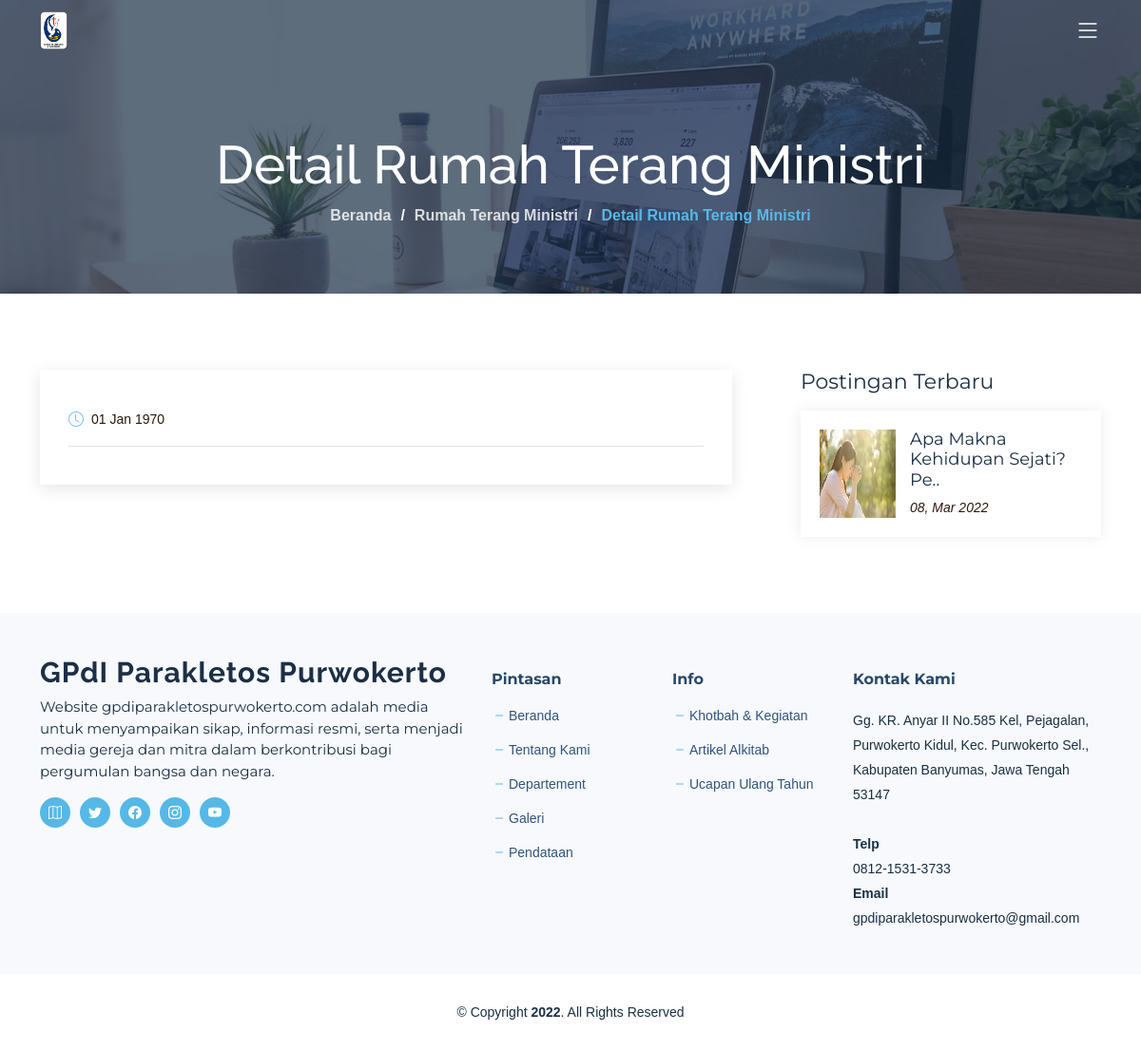
The app's page /rutemi_details.php with its own data.
### tables this page shows
CREATE TABLE `konfigurasi` (
  `id_konfigurasi` int(11) NOT NULL,
  `nama_website` text NOT NULL,
  `favicon_website` text NOT NULL,
  `logo_website` text NOT NULL,
  `alamat_website` text NOT NULL,
  `tentang_website` text NOT NULL,
  `no_wa` text NOT NULL,
  `email_website` text NOT NULL,
  `link_video` longtext NOT NULL,
  `link_twitter` text NOT NULL,
  `link_facebook` text NOT NULL,
  `link_instagram` text NOT NULL,
  `link_youtube` text NOT NULL,
  `link_gmaps` text NOT NULL
);

CREATE TABLE `dep_rutemi` (
  `id_rutemi` int(11) NOT NULL,
  `judul_rutemi` text NOT NULL,
  `tanggal_rutemi` date NOT NULL DEFAULT current_timestamp(),
  `gambar_rutemi` longtext NOT NULL,
  `isi_rutemi` longtext NOT NULL
);

### rutemi_details.php (the view, shortened to what this page needs)
<?php include 'komponen/header.php';?>
  <main id="main">
    <div class="breadcrumbs d-flex align-items-center" style="background-image: url('assets/img/blog-header.jpg');">
      <div class="container position-relative d-flex flex-column align-items-center">
        <h2>Detail Rumah Terang Ministri</h2>
        <ol>
          <li><a href="index.php">Beranda</a></li>
          <li><a href="rutemi.php">Rumah Terang Ministri</a></li>
          <li>Detail Rumah Terang Ministri</li>
        </ol>
      </div>
    </div>
    <section id="blog" class="blog">
      <div class="container" data-aos="fade-up">
        <div class="row g-5">
          <div class="col-lg-8" data-aos="fade-up" data-aos-delay="200">
            <article class="blog-details">
              <div class="post-img">
              </div>
              <div class="meta-top">
                <ul>
                  <li class="d-flex align-items-center"><i class="bi bi-clock"></i> <a href="rutemi_details.php"><time datetime="2020-01-01"><?php echo date('d M Y', strtotime($blog_results['tanggal_rutemi'])) ?></time></a></li>
                </ul>
              </div>
              <div class="meta-bottom">
              </div>
            </article>
          </div>
          <div class="col-lg-4" data-aos="fade-up" data-aos-delay="400">
            <div class="sidebar ps-lg-4">
              <div class="sidebar-item recent-posts">
                <h3 class="sidebar-title">Postingan Terbaru</h3>
                <div class="mt-3">
                <?php
                  $query_rutemi  = "SELECT * FROM dep_rutemi ORDER BY id_rutemi DESC LIMIT 4";
                  $res_rutemi = mysqli_query($con,$query_rutemi);
                  while($results_rutemi = mysqli_fetch_assoc($res_rutemi)){
                    $judul_rutemi = $results_rutemi['judul_rutemi'];
                    $d_date_rutemi = date('d, M Y', strtotime($results_rutemi['tanggal_rutemi']));
                ?>
                  <div class="post-item mt-3">
                    <img src="dashboard/data_gambar/<?php echo $results_rutemi['gambar_rutemi']; ?>" alt="" class="flex-shrink-0">
                    <div>
                      <h4><a href="rutemi_details.php?id_rutemi=<?php echo $results_rutemi['id_rutemi']; ?>" target="_blank" title="<?php echo $judul_rutemi; ?>"><?php echo substr($judul_rutemi, 0,30); ?>..</a></h4>
                      <time datetime="2020-01-01"><?php echo $d_date_rutemi; ?></time>
                    </div>
                  </div>
                <?php } ?>
                </div>
              </div>
            </div>
          </div>
        </div>
      </div>
    </section>
  </main>
  <?php include 'komponen/footer.php';?>
</body>
</html>

### komponen/header.php (shortened to what this page needs)
<?php
    require 'connect_db.php';
    $query  = "SELECT * FROM konfigurasi WHERE id_konfigurasi=1";
    $result  = mysqli_query($con,$query);
    $results = mysqli_fetch_assoc($result);
?>
<!DOCTYPE html>
<html lang="en">
<head>
  <link href="assets/vendor/bootstrap/css/bootstrap.min.css" rel="stylesheet">
  <link href="assets/vendor/bootstrap-icons/bootstrap-icons.css" rel="stylesheet">
  <link href="assets/vendor/aos/aos.css" rel="stylesheet">
  <link href="assets/vendor/glightbox/css/glightbox.min.css" rel="stylesheet">
  <link href="assets/vendor/swiper/swiper-bundle.min.css" rel="stylesheet">
  <link href="assets/vendor/remixicon/remixicon.css" rel="stylesheet">
  <link href="assets/css/main.css" rel="stylesheet">
  <link href="assets/css/modal.css" rel="stylesheet">
</head>
<body class="page-index">
  <header id="header" class="header d-flex align-items-center fixed-top">
    <div class="container-fluid container-xl d-flex align-items-center justify-content-between">
      <a href="index.php" class="logo d-flex align-items-center">
        <img src="dashboard/data_gambar/<?php echo $results['logo_website']; ?>" alt="">
      </a>
      <i class="mobile-nav-toggle mobile-nav-show bi bi-list"></i>
    </div>
  </header>

### komponen/footer.php (shortened to what this page needs)
<footer id="footer" class="footer">
  <div class="footer-content">
    <div class="container">
      <div class="row gy-4">
        <div class="col-lg-5 col-md-12 footer-info">
          <a href="index.php" class="logo d-flex align-items-center">
            <span><?php echo $results['nama_website']; ?></span>
          </a>
          <p><?php echo $results['tentang_website']; ?></p>
          <div class="social-links d-flex  mt-3">
            <a href="<?php echo $results['link_gmaps']; ?>" class="twitter"><i class="bi bi-map"></i></a>
            <a href="<?php echo $results['link_twitter']; ?>" class="twitter"><i class="bi bi-twitter"></i></a>
            <a href="<?php echo $results['link_facebook']; ?>" class="facebook"><i class="bi bi-facebook"></i></a>
            <a href="<?php echo $results['link_instagram']; ?>" class="instagram"><i class="bi bi-instagram"></i></a>
            <a href="<?php echo $results['link_youtube']; ?>" class="linkedin"><i class="bi bi-youtube"></i></a>
          </div>
        </div>
        <div class="col-lg-2 col-6 footer-links">
          <h4>Pintasan</h4>
          <ul>
            <li><i class="bi bi-dash"></i> <a href="index.php">Beranda</a></li>
            <li><i class="bi bi-dash"></i> <a href="about.php">Tentang Kami</a></li>
            <li><i class="bi bi-dash"></i> <a href="rutemi.php">Departement</a></li>
            <li><i class="bi bi-dash"></i> <a href="galery.php">Galeri</a></li>
            <li><i class="bi bi-dash"></i> <a href="pendataan/">Pendataan</a></li>
          </ul>
        </div>
        <div class="col-lg-2 col-6 footer-links">
          <h4>Info</h4>
          <ul>
            <li><i class="bi bi-dash"></i> <a href="keg_blog.php">Khotbah & Kegiatan</a></li>
            <li><i class="bi bi-dash"></i> <a href="blog.php">Artikel Alkitab</a></li>
            <li><i class="bi bi-dash"></i> <a href="birth-info.php">Ucapan Ulang Tahun</a></li>
          </ul>
        </div>
        <div class="col-lg-3 col-md-12 footer-contact text-center text-md-start">
          <h4>Kontak Kami</h4>
          <p>
          <?php echo $results['alamat_website']; ?><br><br>
            <strong>Telp<br></strong> <?php echo $results['no_wa']; ?><br>
            <strong>Email<br></strong> <?php echo $results['email_website']; ?><br>
          </p>
        </div>
      </div>
    </div>
  </div>
  <div class="footer-legal">
    <div class="container">
      <div class="copyright">
        &copy; Copyright <strong><span>2022</span></strong>. All Rights Reserved
      </div>
    </div>
  </div>
</footer>

### assets/css/modal.css (style rules this page uses)
body { font-family: Arial, Helvetica, sans-serif; }

### records on screen
konfigurasi: logo_website (picture), nama_website "GPdI Parakletos Purwokerto", tentang_website "Website gpdiparakletospurwokerto.com adalah media untuk menyampaikan sikap, informasi resmi, serta menjadi media gereja dan mitra dalam berkontribusi bagi pergumulan bangsa dan negara.", alamat_website "Gg. KR. Anyar II No.585 Kel, Pejagalan, Purwokerto Kidul, Kec. Purwokerto Sel., Kabupaten Banyumas, Jawa Tengah 53147", no_wa "0812-1531-3733", email_website "gpdiparakletospurwokerto@gmail.com"
dep_rutemi: gambar_rutemi (picture), judul_rutemi "Apa Makna Kehidupan Sejati? Pe", tanggal_rutemi "08, Mar 2022"

### other values on screen
date('d M Y', strtotime($blog_results['tanggal_rutemi'])) "01 Jan 1970"
